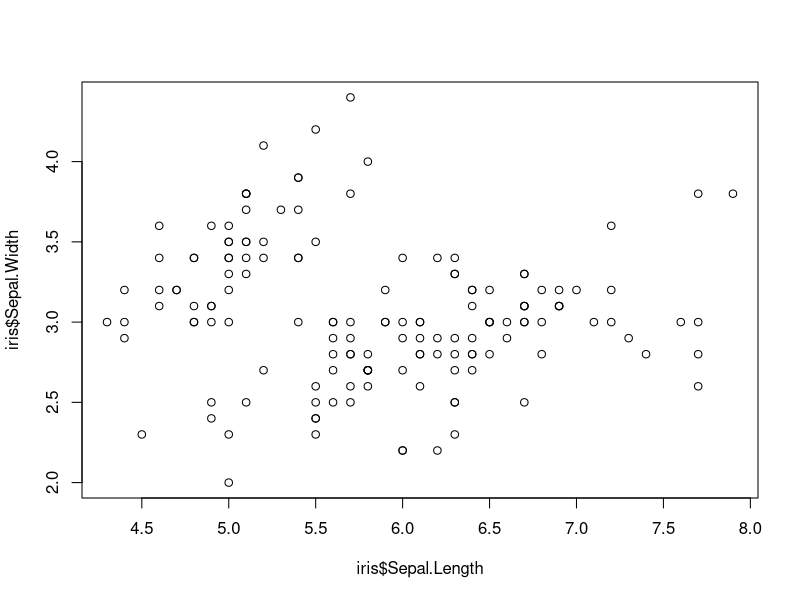
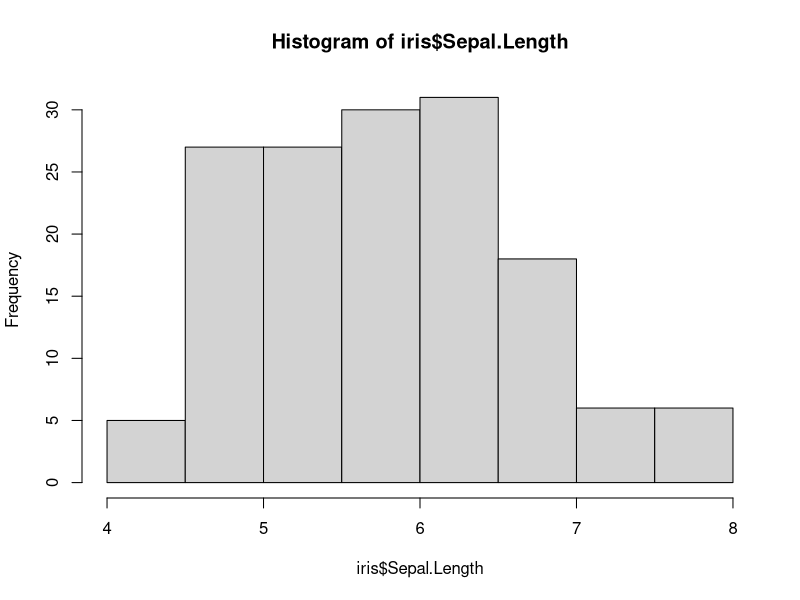
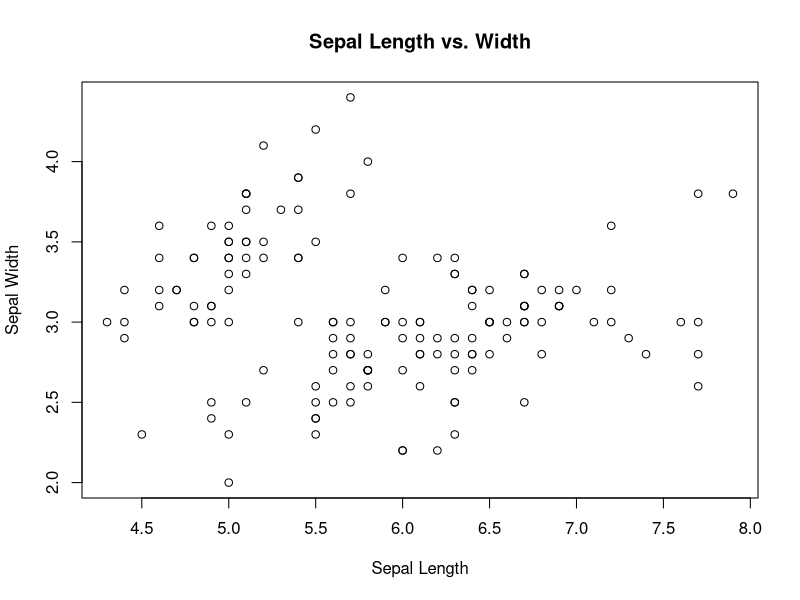
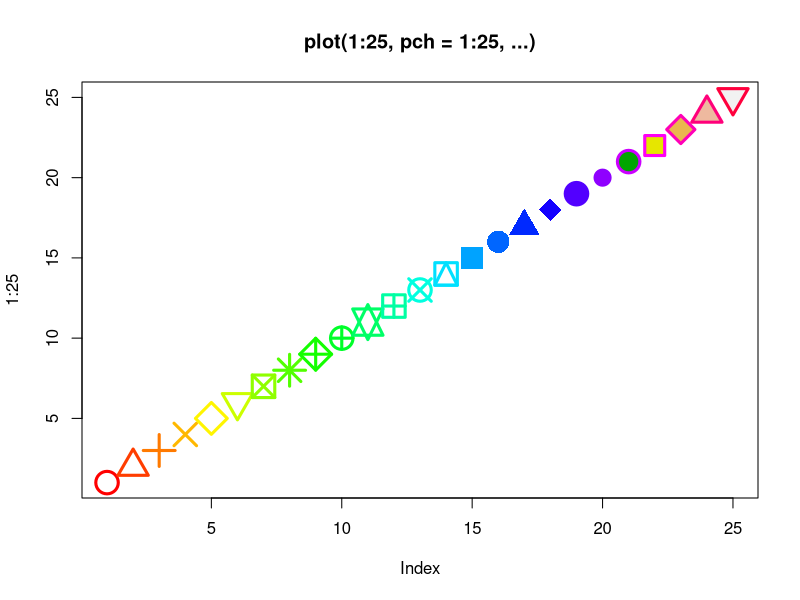

Reproduce these figures in R, in order.
## ---- chunk 1
1 + 1
## ---- chunk 2
a = 1
b = 2

c = a + b
## ---- chunk 3
data(iris)
View(iris)
## ---- chunk 4
?plot
## ---- chunk 5
plot(iris$Sepal.Length, iris$Sepal.Width)
## ---- chunk 6
hist(iris$Sepal.Length)
## ---- chunk 7
plot(iris$Sepal.Length, iris$Sepal.Width, 
     main = "Sepal Length vs. Width", # Add a title
     xlab = "Sepal Length", ## Add x and y lables 
     ylab = "Sepal Width") 
## ---- chunk 8
?par
## ---- chunk 9
plot(1:25, 
  cex  = 3, # A numerical value giving the amount by which plotting text and symbols should be magnified relative to the default. 
  lwd  = 3, # The line width, a positive number, defaulting to 1.
  pch  = 1:25, # Either an integer specifying a symbol or a single character to be used as the default in plotting points. 
  col  = rainbow(25), # A specification for the default plotting color. See section ‘Color Specification’.
  bg   = c(rep(NA, 20), terrain.colors(5)), # The color to be used for the background of the device region.
  main = "plot(1:25, pch = 1:25, ...)" # Title of the plot
)
